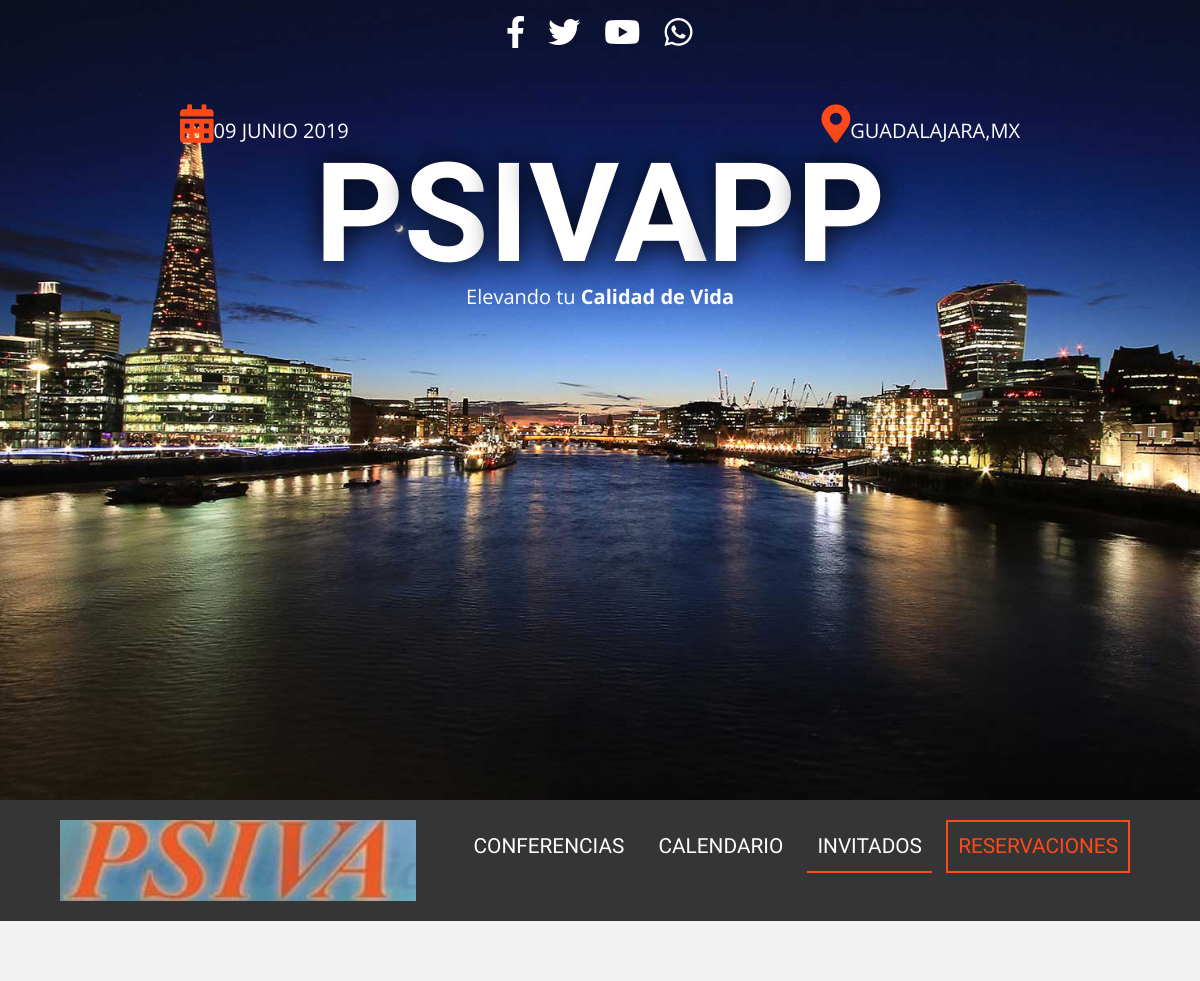
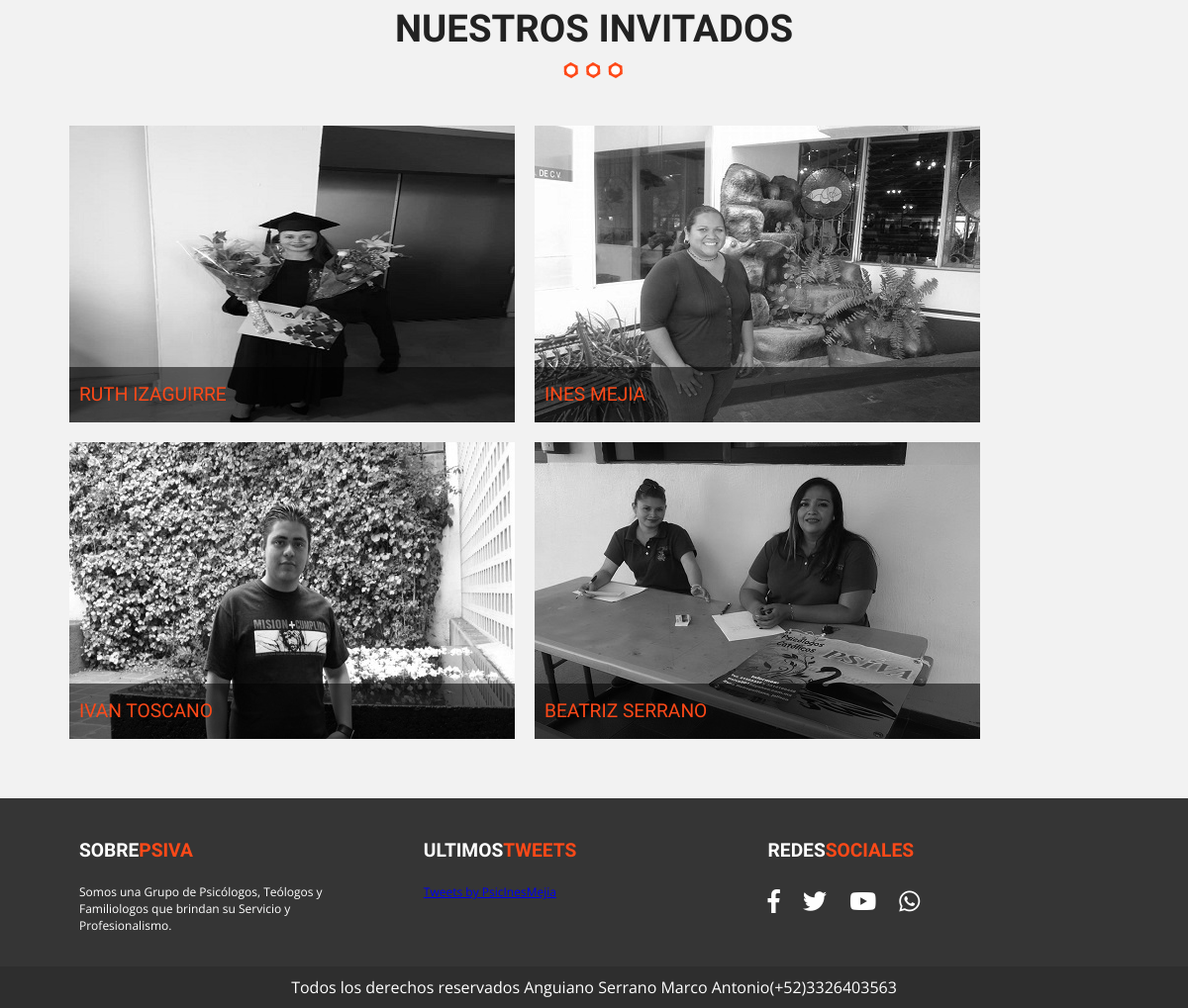
/invitados.php, run on the app's committed database (2 pictures, top to bottom).
### tables this page shows
CREATE TABLE `invitados` (
  `invitado_id` tinyint(4) NOT NULL AUTO_INCREMENT,
  `nombre_invitado` varchar(30) NOT NULL,
  `apellido_invitado` varchar(30) NOT NULL,
  `descripcion` text NOT NULL,
  `url_imagen` varchar(50) NOT NULL,
  PRIMARY KEY (`invitado_id`)
);

### invitados.php (called while the page is built)
<?php include_once 'includes/templates/header.php'; ?>
<?php include_once 'includes/templates/invitados.php'; ?>
<?php include_once 'includes/templates/footer.php'; ?>

### includes/templates/invitados.php (the view, shortened to what this page needs)
<?php
    try {
      require_once('includes/funciones/bd_conexion.php');
      $sql = "SELECT * FROM `invitados` ";
      $resultado = $conn->query($sql);
    } catch (Exception $e) {
      $error = $e->getMessage();
    }
 ?>
 <section class="invitados contenedor seccion">
                     <h2>Nuestros Invitados</h2>
                     <ul class="lista-invitados clearfix">
                         <?php while($invitados = $resultado->fetch_assoc() ){ ?>
                             <li>
                                 <div class="invitado">
                                     <a class="invitado-info" href="#invitado<?php echo $invitados['invitado_id']; ?>">
                                         <img src="img/invitados/<?php echo $invitados['url_imagen'] ?>" alt="Imagen invitado">
                                         <p><?php echo $invitados['nombre_invitado'] . " " . $invitados['apellido_invitado'] ?></p>
                                     </a>
                                 </div>
                             </li>
             <?php } ?>
                     </ul>
                 </section>

### includes/templates/header.php (shortened to what this page needs)
<!doctype html>
<html class="no-js" lang="">
    <head>
        <link rel="stylesheet" href="css/normalize.css">
        <link rel="stylesheet" href="css/fontawesome-all.min.css">
        <link rel="stylesheet" href="https://unpkg.com/leaflet@1.4.0/dist/leaflet.css" />
        <?php
            $archivo = basename($_SERVER['PHP_SELF']);
            $pagina = str_replace(".php", "", $archivo);
            if($pagina == 'invitados' || $pagina == 'index'){
              echo '<link rel="stylesheet" href="css/colorbox.css">';
            } else if($pagina == 'conferencia') {
              echo '<link rel="stylesheet" href="css/lightbox.css">';
            }
        ?>
        <link rel="stylesheet" href="css/main.css">
        <link rel="stylesheet" href="css/colorbox.css">
    </head>
    <body class="<?php echo $pagina; ?>">
        <header class="site-header">
    <div class="hero">
      <div class="contenido-header">
          <nav class="redes-sociales">
            <a href="https://www.facebook.com/PsicologiaIntegralconValores" target="_blank"><i class="fab fa-facebook-f" aria-hidden="true"></i></a>
            <a href="https://twitter.com/psicinesmejia" target="_blank"><i class="fab fa-twitter" aria-hidden="true"></i></a>
            <a href="https://www.youtube.com/user/psicisne" target="_blank"><i class="fab fa-youtube" aria-hidden="true"></i></a>
            <a href="https://api.whatsapp.com/send?phone=523312924902&amp;text=Hola,%20necesito%20información%20sobre%20sus%20servicios%20psicologicos" target="_blank"><i class="fab fa-whatsapp" aria-hidden="true"></i></a>
          </nav>
          <div class="informacion-evento">
            <div class="clearfix">
            <p class="fecha"><i class="fas fa-calendar-alt" aria-hidden="true"></i>09 Junio 2019</p>
            <p class="ciudad"><i class="fas fa-map-marker-alt"aria-hidden="true"></i>Guadalajara,MX</p>
          </div>
          <h1 class="nombre-sitio">PSIVAPP</h1>
          <p class="slogan">Elevando tu <span>Calidad de Vida</span></p>
          </div>
      </div>
  </div>
</header >
<div class="barra">
  <div class="contenedor clearfix">
    <div class="logo">
      <a href="index.php">
      <img src="img/psiva.jpg" alt="Logo PSIVAPP">
    </a>
    </div>
      <nav class="navegacion-principal clearfix">
        <a href="conferencia.php">Conferencias</a>
        <a href="calendario.php">Calendario</a>
        <a href="invitados.php">Invitados</a>
        <a href="registro.php">Reservaciones</a>
      </nav>
  </div>
</div>

### includes/templates/footer.php (shortened to what this page needs)
<footer class="site-footer">
 <div class="contenedor clearfix">
   <div class="footer-informacion">
     <h3>Sobre<span>PSIVA</span></h3>
     <p>Somos una Grupo de Psicólogos, Teólogos y Familiologos que brindan su Servicio y Profesionalismo.</p>
   </div>
   <div class="ultimos-tweets">
     <h3>ULTIMOS<span>TWEETS</span></h3>
     <a class="twitter-timeline" data-height="300" data-link-color="#fe4918" href="https://twitter.com/PsicInesMejia?ref_src=twsrc%5Etfw">Tweets by PsicInesMejia</a>
   </div>
   <div class="menu">
    <h3>Redes<span>Sociales</span></h3>
    <nav class="redes-sociales">
      <a href="https://www.facebook.com/PsicologiaIntegralconValores" target="_blank"><i class="fab fa-facebook-f" aria-hidden="true"></i></a>
      <a href="https://twitter.com/psicinesmejia" target="_blank"><i class="fab fa-twitter" aria-hidden="true"></i></a>
      <a href="https://www.youtube.com/user/psicisne" target="_blank"><i class="fab fa-youtube" aria-hidden="true"></i></a>
    <a href="https://api.whatsapp.com/send?phone=523312924902&amp;text=Hola,%20necesito%20información%20sobre%20sus%20servicios%20psicologicos" target="_blank"><i class="fab fa-whatsapp" aria-hidden="true"></i></a>
    </nav>
   </div>
 </div>
       <p class="copyright">Todos los derechos reservados Anguiano Serrano Marco Antonio(+52)3326403563</p>
</footer>
    </body>
</html>

### css/main.css (style rules this page uses)
html { color: #222; font-size: 1em; line-height: 1.4; }
audio, canvas, iframe, img, svg, video { vertical-align: middle; }
html { box-sizing: border-box; }
body { background-color: #f2f2f2; font-family: 'Open Sans', sans-serif; }
.contenedor { width: 98%; margin: 0 auto; }
@media only screen and (min-width:480px) { .contenedor { width: 95%; } }
@media only screen and (min-width:768px) { .contenedor { width: 90%; } }
@media only screen and (min-width:992px) { .contenedor { width: 90%; max-width: 1100px; } }
.seccion { padding: 30px 0; }
.seccion p { font-size: 1.2em; text-align: center; }
h2 { font-family: 'Oswald', sans-serif; font-size: 2.4em; text-transform: uppercase; text-align: center; }
h2::after { content: ''; margin: 0 auto; background-image: url(../img/separador.png); height: 30px; width: 100px; display: block; }
h3 { font-size: 1.6em; color: #fe4918; font-family: 'PT Sans', sans-serif; margin: 0; }
ul { list-style:none; margin: 0; padding: 0; }
div.hero { background-image: url(../img/encabezado.jpg); height: 100vh; background-position: top center; background-size: cover; }
div.contenido-header { padding-top: 40px; }
@media only screen and (min-width:768px) { div.contenido-header { padding-top: 10px; } }
nav.redes-sociales { text-align: center; }
nav.redes-sociales a { color: #ffffff; font-size: 2em; margin-right: 20px; }
nav.redes-sociales a:last-child { margin-right: 0; }
div.informacion-evento { text-align: center; color: #ffffff; }
@media only screen and (min-width:768px) { div.informacion-evento { width: 70%; margin: 0 auto; margin-top: 50px; } }
div.informacion-evento p { margin: 0; display: inline; font-size: 20px; text-transform: uppercase; }
div.informacion-evento p i { color: #fe4918; font-size: 2.4rem; }
p.fecha { float: left; }
p.ciudad { float: right; text-align: right; }
p.slogan { text-transform: none!important; text-align: center; color: #ffffff; }
p.slogan span { font-weight: bold; }
h1.nombre-sitio { font-size: 5.9vw; text-transform: uppercase; font-family: 'PT Sans', sans-serif; color: #ffffff; text-align: center; }
@media only screen and (min-width:768px) { h1.nombre-sitio { font-size: 11.5vw; margin: 0; line-height: 1; } }
div.barra { background-color: #353535; padding: 20px 0; }
div.logo { width: 80%; float:left; }
div.logo img { width: 100%; }
@media only screen and (min-width:768px) { div.logo { width: 33%; } }
nav.navegacion-principal { display: none; width: 100%; }
nav.navegacion-principal a { font-family: 'Oswald',sans-serif; color: #ffffff; font-size: 1.3em; text-transform: uppercase; text-decoration: none; transition: all .4s ease; width: 100%; display: block; text-align: center; margin-bottom: 20px; }
nav.navegacion-principal a:last-child { border: 2px solid #fe4918; color: #fe4918; }
@media only screen and (min-width:768px) { nav.navegacion-principal { width: 67%; float: right; text-align: right; display: block; } }
@media only screen and (min-width:768px) { nav.navegacion-principal a { padding: 10px 10px; display: inline-block; width:auto; display:inline-block; text-align: center; margin:0 10px 0 0; } }
ul.lista-invitados li { padding: 10px; float: left; }
div.invitado { position: relative; overflow: hidden; }
div.invitado img { max-width: 100%; filter: gray(); -webkit-filter: grayscale(1); -webkit-transition:all .5s ease-in-out; }
div.invitado p { position: absolute; bottom: 0; left: 0; padding: 15px 10px; margin: 0; background-color: rgba(0,0,0,.55); width: 100%; text-align: left; font-family:'Oswald', sans-serif; color: #fe4918; text-transform: uppercase; }
footer { background-color: #353535; padding-top: 40px; margin-top: 20px; }
footer .contenedor > div { color: #ffffff; padding: 0px 20px; font-size: 12px; }
@media only screen and (min-width:768px) { footer .contenedor> div { width: 28.5%; float: left; } }
footer h3 { color: #ffffff; text-transform: uppercase; margin-bottom: 20px; font-family: 'Oswald' , sans-serif; }
footer h3 span { color: #fe4918; }
footer nav.redes-sociales { text-align: left; }
p.copyright { background-color: #2e2e2e; color: #ffffff; padding: 10px 0; margin: 20px 0 0 0; text-align: center; }
.navegacion-principal .activo { border-bottom: 2px solid #fe4918; }
.clearfix:before, .clearfix:after { content: " "; display: table; }
.clearfix:after { clear: both; }

### data on the page
invitados: url_imagen (picture), nombre_invitado "RUTH", apellido_invitado "IZAGUIRRE"
invitados: url_imagen (picture), nombre_invitado "INES", apellido_invitado "MEJIA"
invitados: url_imagen (picture), nombre_invitado "IVAN", apellido_invitado "TOSCANO"
invitados: url_imagen (picture), nombre_invitado "BEATRIZ", apellido_invitado "SERRANO"
